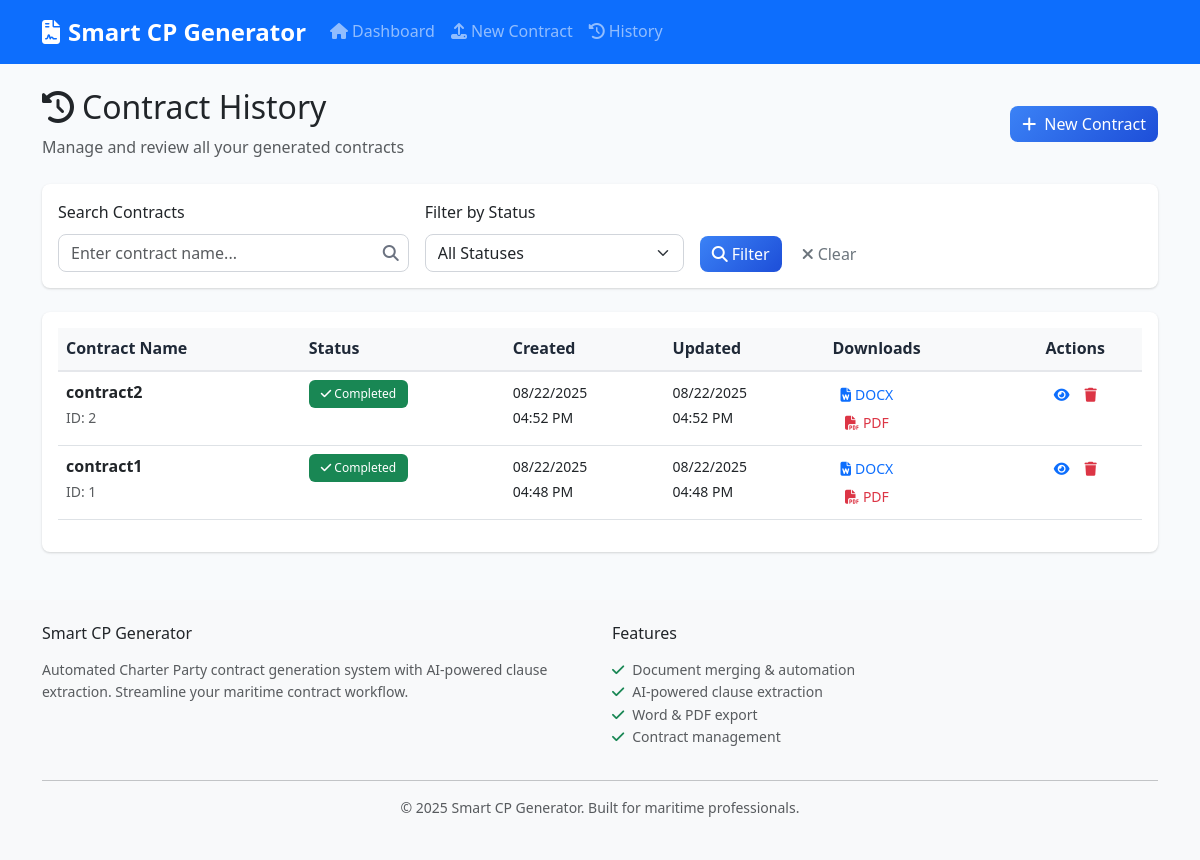
Page /history on the earlier database version.
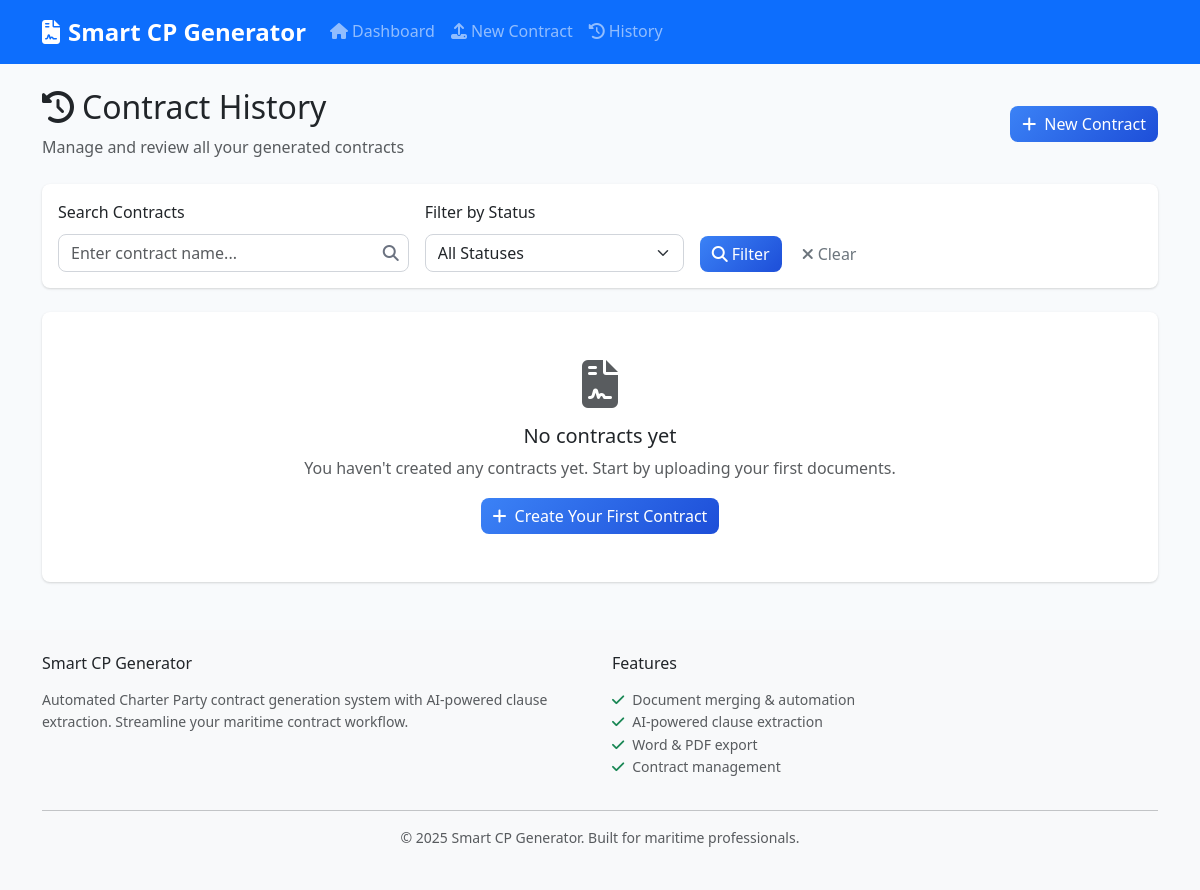
Same page on the later database version.
### models.py (models this page shows, shortened)
class Contract(db.Model):
    id = db.Column(db.Integer, primary_key=True)
    contract_name = db.Column(db.String(255), nullable=False)
    fixture_recap_content = db.Column(Text)
    base_cp_content = db.Column(Text)
    negotiated_clauses_content = db.Column(Text)
    final_contract_content = db.Column(Text)
    extracted_clauses = db.Column(Text)  # JSON string of extracted clauses
    created_at = db.Column(db.DateTime, default=datetime.utcnow)
    updated_at = db.Column(db.DateTime, default=datetime.utcnow, onupdate=datetime.utcnow)
    status = db.Column(db.String(50), default='draft')  # draft, processing, completed, error
    docx_path = db.Column(db.String(255))
    pdf_path = db.Column(db.String(255))

### routes.py (the view)
@app.route('/history')
def contract_history():
    page = request.args.get('page', 1, type=int)
    status_filter = request.args.get('status', '')
    search_term = request.args.get('search', '')
    query = Contract.query
    if status_filter:
        query = query.filter_by(status=status_filter)
    if search_term:
        query = query.filter(Contract.contract_name.contains(search_term))
    contracts = query.order_by(Contract.updated_at.desc()).paginate(
        page=page, per_page=10, error_out=False
    )
    return render_template('history.html', contracts=contracts,
                         status_filter=status_filter, search_term=search_term)

### templates/history.html (shortened to what this page needs)
{% extends "base.html" %}
{% block content %}
<div class="row">
    <div class="col-12 mb-4">
        <div class="d-flex justify-content-between align-items-center">
            <div>
                <h2>
                    <i class="fas fa-history me-2"></i>Contract History
                </h2>
                <p class="text-muted mb-0">Manage and review all your generated contracts</p>
            </div>
            <a href="{{ url_for('upload_documents') }}" class="btn btn-primary">
                <i class="fas fa-plus me-2"></i>New Contract
            </a>
        </div>
    </div>
</div>
<div class="row">
    <div class="col-12 mb-4">
        <div class="card">
            <div class="card-body">
                <form method="GET" class="row g-3">
                    <div class="col-md-4">
                        <label for="search" class="form-label">Search Contracts</label>
                        <input type="text" class="form-control" id="search" name="search"
                               value="{{ search_term }}" placeholder="Enter contract name...">
                    </div>
                    <div class="col-md-3">
                        <label for="status" class="form-label">Filter by Status</label>
                        <select class="form-select" id="status" name="status">
                            <option value="">All Statuses</option>
                        </select>
                    </div>
                    <div class="col-md-3 d-flex align-items-end">
                        <button type="submit" class="btn btn-primary me-2">
                            <i class="fas fa-search me-1"></i>Filter
                        </button>
                        <a href="{{ url_for('contract_history') }}" class="btn btn-outline-secondary">
                            <i class="fas fa-times me-1"></i>Clear
                        </a>
                    </div>
                </form>
            </div>
        </div>
    </div>
</div>
<div class="row">
    <div class="col-12">
        {% if contracts.items %}
            <div class="card">
                <div class="card-body">
                    <div class="table-responsive">
                        <table class="table table-hover">
                            <thead class="table-light">
                                <tr>
                                    <th>Contract Name</th>
                                    <th>Status</th>
                                    <th>Created</th>
                                    <th>Updated</th>
                                    <th>Downloads</th>
                                    <th class="text-center">Actions</th>
                                </tr>
                            </thead>
                            <tbody>
                                {% for contract in contracts.items %}
                                <tr>
                                    <td>
                                        <strong>{{ contract.contract_name }}</strong>
                                        <br>
                                        <small class="text-muted">ID: {{ contract.id }}</small>
                                    </td>
                                    <td>
                                        <span class="badge bg-{{ 'success' if contract.status == 'completed' else 'warning' if contract.status == 'processing' else 'danger' if contract.status == 'error' else 'secondary' }}">
                                            <i class="fas fa-{{ 'check' if contract.status == 'completed' else 'clock' if contract.status == 'processing' else 'exclamation-triangle' if contract.status == 'error' else 'edit' }}"></i>
                                            {{ contract.status.title() }}
                                        </span>
                                    </td>
                                    <td>
                                        <small>{{ contract.created_at.strftime('%m/%d/%Y<br>%I:%M %p') | safe if contract.created_at else 'N/A' }}</small>
                                    </td>
                                    <td>
                                        <small>{{ contract.updated_at.strftime('%m/%d/%Y<br>%I:%M %p') | safe if contract.updated_at else 'N/A' }}</small>
                                    </td>
                                    <td>
                                        <div class="btn-group-vertical btn-group-sm" role="group">
                                            {% if contract.docx_path %}
                                                <a href="{{ url_for('download_file', contract_id=contract.id, file_type='docx') }}"
                                                   class="btn btn-outline-primary btn-sm">
                                                    <i class="fas fa-file-word me-1"></i>DOCX
                                                </a>
                                            {% endif %}
                                            {% if contract.pdf_path %}
                                                <a href="{{ url_for('download_file', contract_id=contract.id, file_type='pdf') }}"
                                                   class="btn btn-outline-danger btn-sm">
                                                    <i class="fas fa-file-pdf me-1"></i>PDF
                                                </a>
                                            {% endif %}
                                        </div>
                                    </td>
                                    <td class="text-center">
                                        <div class="btn-group" role="group">
                                            <a href="{{ url_for('preview_contract', contract_id=contract.id) }}"
                                               class="btn btn-outline-primary btn-sm" title="View Contract">
                                                <i class="fas fa-eye"></i>
                                            </a>
                                            <button type="button" class="btn btn-outline-danger btn-sm"
                                                    title="Delete Contract"
                                                    onclick="deleteContract({{ contract.id }}, '{{ contract.contract_name }}')">
                                                <i class="fas fa-trash"></i>
                                            </button>
                                        </div>
                                    </td>
                                </tr>
                                {% endfor %}
                            </tbody>
                        </table>
                    </div>
                </div>
            </div>
        {% else %}
            <div class="card">
                <div class="card-body text-center py-5">
                    {% if search_term or status_filter %}
                        <i class="fas fa-search fa-3x text-muted mb-3"></i>
                        <h5>No contracts found</h5>
                        <p class="text-muted">No contracts match your current filters.</p>
                        <a href="{{ url_for('contract_history') }}" class="btn btn-primary">
                            <i class="fas fa-times me-2"></i>Clear Filters
                        </a>
                    {% else %}
                        <i class="fas fa-file-contract fa-3x text-muted mb-3"></i>
                        <h5>No contracts yet</h5>
                        <p class="text-muted">You haven't created any contracts yet. Start by uploading your first documents.</p>
                        <a href="{{ url_for('upload_documents') }}" class="btn btn-primary">
                            <i class="fas fa-plus me-2"></i>Create Your First Contract
                        </a>
                    {% endif %}
                </div>
            </div>
        {% endif %}
    </div>
</div>
{% endblock %}

### templates/base.html (shortened to what this page needs)
<!DOCTYPE html>
<html lang="en">
<head>
    <link href="https://cdn.jsdelivr.net/npm/bootstrap@5.3.0/dist/css/bootstrap.min.css" rel="stylesheet">
    <link href="https://cdnjs.cloudflare.com/ajax/libs/font-awesome/6.4.0/css/all.min.css" rel="stylesheet">
    <link href="{{ url_for('static', filename='css/style.css') }}" rel="stylesheet">
</head>
<body>
    <nav class="navbar navbar-expand-lg navbar-dark bg-primary">
        <div class="container">
            <a class="navbar-brand" href="{{ url_for('index') }}">
                <i class="fas fa-file-contract me-2"></i>Smart CP Generator
            </a>
            <div class="collapse navbar-collapse" id="navbarNav">
                <ul class="navbar-nav me-auto">
                    <li class="nav-item">
                        <a class="nav-link" href="{{ url_for('index') }}">
                            <i class="fas fa-home me-1"></i>Dashboard
                        </a>
                    </li>
                    <li class="nav-item">
                        <a class="nav-link" href="{{ url_for('upload_documents') }}">
                            <i class="fas fa-upload me-1"></i>New Contract
                        </a>
                    </li>
                    <li class="nav-item">
                        <a class="nav-link" href="{{ url_for('contract_history') }}">
                            <i class="fas fa-history me-1"></i>History
                        </a>
                    </li>
                </ul>
            </div>
        </div>
    </nav>
    <main class="container mt-4">
        {% if error_message %}
            <div class="row justify-content-center">
                <div class="col-md-6">
                    <div class="card border-danger">
                        <div class="card-body text-center">
                            <i class="fas fa-exclamation-triangle text-danger fa-3x mb-3"></i>
                            <h4 class="text-danger">Error</h4>
                            <p>{{ error_message }}</p>
                            <a href="{{ url_for('index') }}" class="btn btn-primary">
                                <i class="fas fa-home me-1"></i>Back to Dashboard
                            </a>
                        </div>
                    </div>
                </div>
            </div>
        {% else %}
            {% block content %}{% endblock %}
        {% endif %}
    </main>
    <footer class="bg-light mt-5 py-4">
        <div class="container">
            <div class="row">
                <div class="col-md-6">
                    <h6 class="mb-3">Smart CP Generator</h6>
                    <p class="text-muted small">
                        Automated Charter Party contract generation system with AI-powered clause extraction.
                        Streamline your maritime contract workflow.
                    </p>
                </div>
                <div class="col-md-6">
                    <h6 class="mb-3">Features</h6>
                    <ul class="list-unstyled small text-muted">
                        <li><i class="fas fa-check text-success me-2"></i>Document merging & automation</li>
                        <li><i class="fas fa-check text-success me-2"></i>AI-powered clause extraction</li>
                        <li><i class="fas fa-check text-success me-2"></i>Word & PDF export</li>
                        <li><i class="fas fa-check text-success me-2"></i>Contract management</li>
                    </ul>
                </div>
            </div>
            <hr>
            <div class="text-center text-muted small">
                <p>&copy; 2025 Smart CP Generator. Built for maritime professionals.</p>
            </div>
        </div>
    </footer>
</body>
</html>

### static/css/style.css (style rules this page uses)
:root { --primary-color: #3b82f6; --success-color: #10b981; --warning-color: #f59e0b; --danger-color: #ef4444; --dark-color: #1f2937; --light-color: #f8fafc; --border-radius: 8px; --shadow: 0 1px 3px 0 rgba(0, 0, 0, 0.1), 0 1px 2px 0 rgba(0, 0, 0, 0.06); --shadow-lg: 0 10px 15px -3px rgba(0, 0, 0, 0.1), 0 4px 6px -2px rgba(0, 0, 0, 0.05); }
body { font-family: 'Segoe UI', Tahoma, Geneva, Verdana, sans-serif; background-color: #f8fafc; line-height: 1.6; }
.navbar-brand { font-weight: 600; font-size: 1.5rem; }
.navbar-nav .nav-link { font-weight: 500; transition: all 0.2s ease; }
.card { border: none; border-radius: var(--border-radius); box-shadow: var(--shadow); transition: all 0.2s ease; }
.btn { border-radius: var(--border-radius); font-weight: 500; transition: all 0.2s ease; border: none; }
.btn-primary { background: linear-gradient(135deg, #3b82f6, #1d4ed8); }
.form-control, .form-select { border-radius: var(--border-radius); border: 1px solid #d1d5db; transition: all 0.2s ease; }
.fade-in-up { animation: fadeInUp 0.6s ease-out; }

Differences in the rows shown:
removed Contract: contract_name "contract2", id "2", status "Completed", created_at "08/22/2025 04:52 PM", updated_at "08/22/2025 04:52 PM"
removed Contract: contract_name "contract1", id "1", status "Completed", created_at "08/22/2025 04:48 PM", updated_at "08/22/2025 04:48 PM"
Other differences:
text no longer shown: "Contract Name Status Created Updated Downloads Actions"
text now shown: "No contracts yet You haven't created any contracts yet. Start by uploading your first documents. Create Your First Contract"
